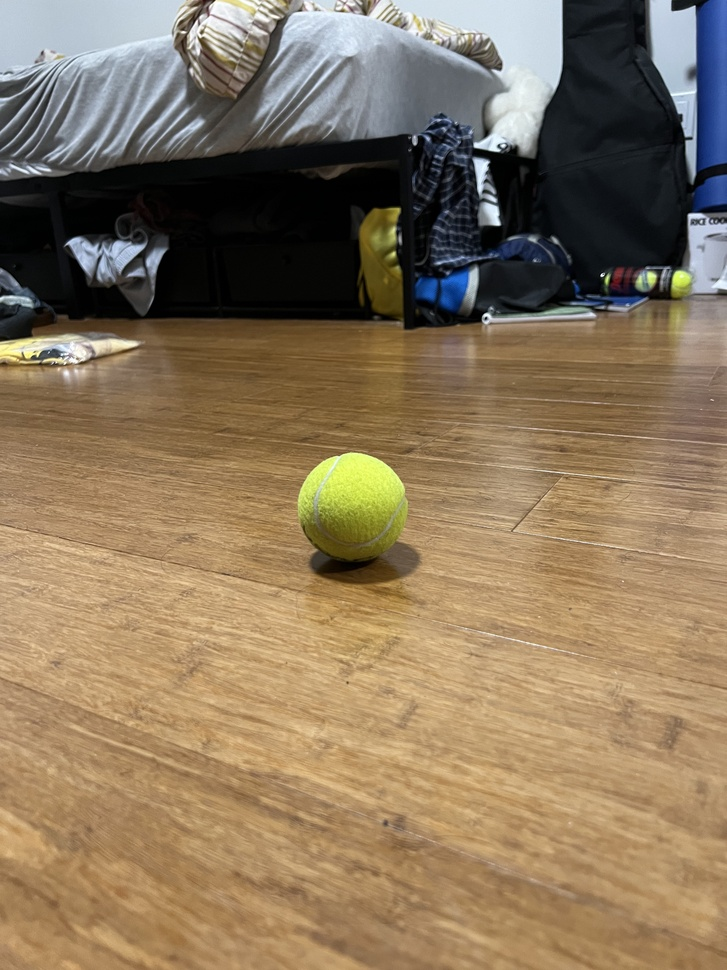
#> input picture vision/tennis_ball.jpg, 727 x 970 px, shrunk from 3024 x 4032 before the run
$ python -i frame_processor.py   (imports and definitions only)
#> lines starting #> are read from the running program, lines starting #| are printed output that depends on the picture; after the words box and inside, x2 and y2 are one past the last pixel; in counts of white or black regions, pixels touching at a corner belong together
#> further down, picture is the input picture: shape (970, 727, 3); mean B, G, R 92.9, 118.9, 137.9
# Python code for Multiple Color Detection
import numpy as np
import cv2

# greenLower = (29, 86, 6)
# greenUpper = (64, 255, 255)
greenLower = (0.09*256, 0.60*256, 0.20*256)
greenUpper = (0.15*256, 1.00*256, 1.00*256)

def get_circles(input_frame):

    frame = input_frame.copy()

    # frame[0:int(len(frame)//3)] = 0

    blurred = cv2.medianBlur(frame, 5)
    hsv = cv2.cvtColor(blurred, cv2.COLOR_BGR2HSV)
#> hsv: shape (970, 727, 3); mean H, S, V 37.3, 94.7, 142.1

    mask = cv2.inRange(hsv, greenLower, greenUpper)
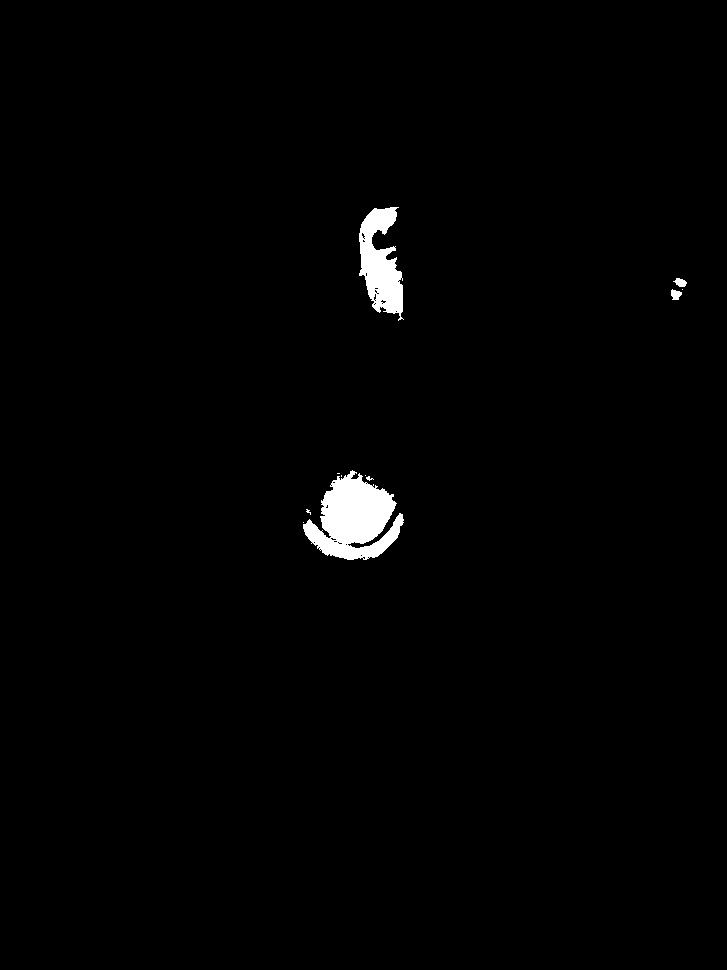
#> mask: shape (970, 727); 1.2% white; 11 white regions (7 under 20 px), largest, box (x1, y1, x2, y2) and area: (303, 470, 404, 560) 5373, (359, 207, 404, 321) 3026, (671, 289, 682, 300) 85, (673, 278, 687, 287) 81

    open_struct = cv2.getStructuringElement(cv2.MORPH_RECT,(19,19))
    close_struct = cv2.getStructuringElement(cv2.MORPH_ELLIPSE,(15,15))

    mask = cv2.morphologyEx(mask, cv2.MORPH_CLOSE, close_struct)
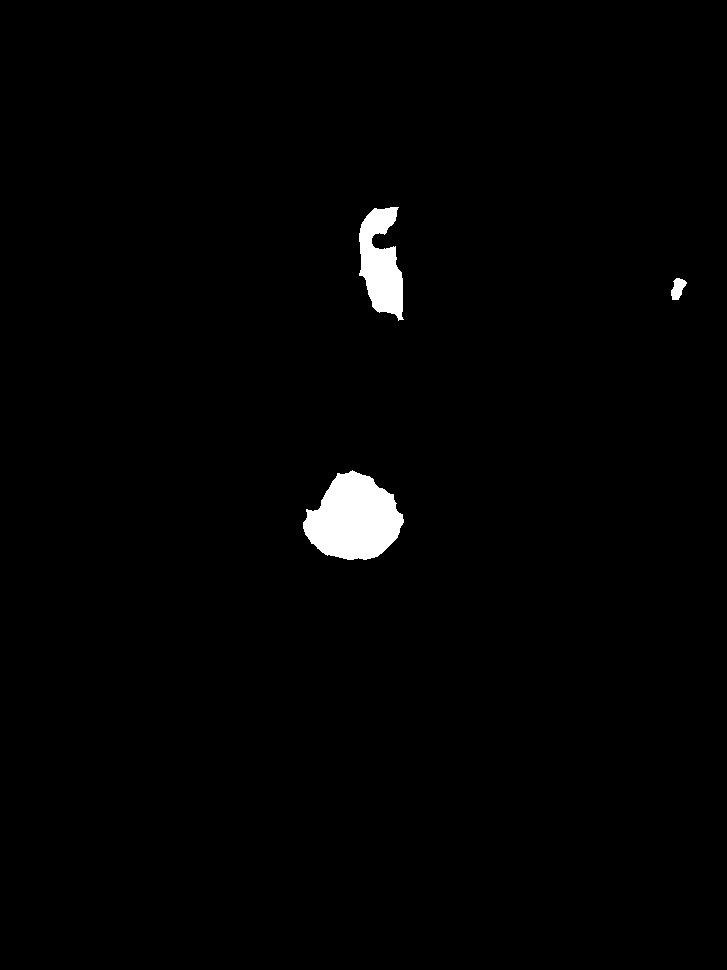
#> mask: shape (970, 727); 1.4% white; 3 white regions, box (x1, y1, x2, y2) and area: (303, 470, 404, 560) 6225, (359, 207, 404, 321) 3264, (671, 278, 687, 300) 224
    mask = cv2.morphologyEx(mask, cv2.MORPH_OPEN, open_struct)
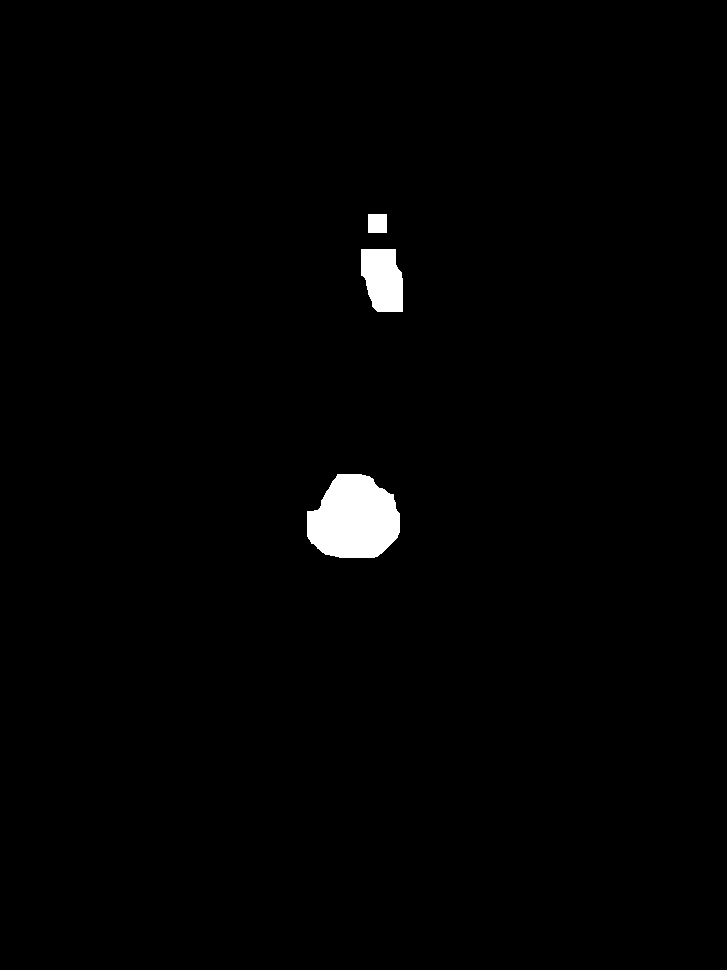
#> mask: shape (970, 727); 1.2% white; 3 white regions, box (x1, y1, x2, y2) and area: (307, 474, 400, 558) 6051, (361, 249, 403, 312) 2205, (368, 214, 387, 233) 361

    mask = cv2.GaussianBlur(mask, (15, 15), 2, 2)

    circles = cv2.HoughCircles(mask,
        cv2.HOUGH_GRADIENT,
        1,
        mask.shape[0] / 4,
        param1=40,
        param2=10,
        minRadius=0,
        maxRadius=0)
#> circles = [[354.5, 517.5, 44.1], [426.5, 272.5, 62]]
    # circles = None

    return circles, mask

>>> import cv2
>>> picture = cv2.imread('tennis_ball.jpg')
>>> result = get_circles(picture)
